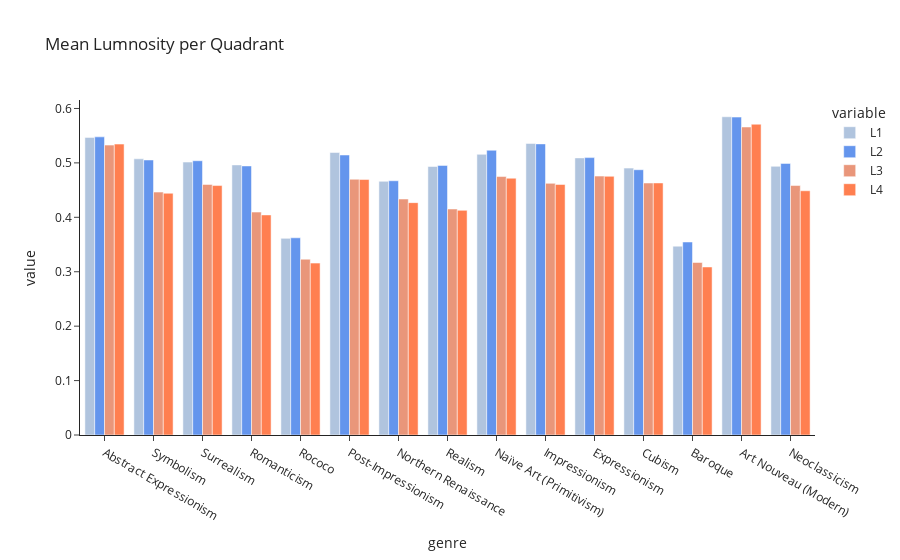

Source (notebook cell):
### Code cell
edges = whole_df.groupby(['genre']).mean().loc[:,'L1':'L4']
#edges.rename({'ED1':'Normal', 'ED2':'Blurred','ED3':'Sharpened'},axis=1,inplace=True)

edges_melt = pd.melt(edges.reset_index(), id_vars='genre', value_vars=edges.columns).sort_values('variable')

fig = px.bar(edges_melt, x='genre',color='variable', y='value',barmode='group',template='simple_white',
            color_discrete_sequence=['lightsteelblue','cornflowerblue','darksalmon','coral'], title="Mean Lumnosity per Quadrant")
fig.show()

### Figure 1 — Plotly figure (JSON) as saved in the notebook; plotly's stock layout.template omitted (floating-point values rounded to 4 significant figures)
{"data": [{"alignmentgroup": "True", "hovertemplate": "variable=L1<br>genre=%{x}<br>value=%{y}<extra></extra>", "legendgroup": "L1", "marker": {"color": "lightsteelblue", "pattern": {"shape": ""}}, "name": "L1", "offsetgroup": "L1", "orientation": "v", "showlegend": true, "textposition": "auto", "type": "bar", "x": ["Abstract Expressionism", "Symbolism", "Surrealism", "Romanticism", "Rococo", "Post-Impressionism", "Northern Renaissance", "Realism", "Naïve Art (Primitivism)", "Impressionism", "Expressionism", "Cubism", "Baroque", "Art Nouveau (Modern)", "Neoclassicism"], "xaxis": "x", "y": [0.5469, 0.5075, 0.5015, 0.4963, 0.3613, 0.519, 0.4662, 0.4934, 0.5157, 0.5358, 0.5092, 0.4904, 0.347, 0.5848, 0.4937], "yaxis": "y"}, {"alignmentgroup": "True", "hovertemplate": "variable=L2<br>genre=%{x}<br>value=%{y}<extra></extra>", "legendgroup": "L2", "marker": {"color": "cornflowerblue", "pattern": {"shape": ""}}, "name": "L2", "offsetgroup": "L2", "orientation": "v", "showlegend": true, "textposition": "auto", "type": "bar", "x": ["Northern Renaissance", "Surrealism", "Romanticism", "Rococo", "Realism", "Post-Impressionism", "Neoclassicism", "Symbolism", "Impressionism", "Expressionism", "Cubism", "Baroque", "Art Nouveau (Modern)", "Abstract Expressionism", "Naïve Art (Primitivism)"], "xaxis": "x", "y": [0.4672, 0.504, 0.4944, 0.3624, 0.4954, 0.5145, 0.499, 0.5054, 0.5349, 0.5097, 0.4875, 0.3546, 0.5842, 0.5478, 0.5232], "yaxis": "y"}, {"alignmentgroup": "True", "hovertemplate": "variable=L3<br>genre=%{x}<br>value=%{y}<extra></extra>", "legendgroup": "L3", "marker": {"color": "darksalmon", "pattern": {"shape": ""}}, "name": "L3", "offsetgroup": "L3", "orientation": "v", "showlegend": true, "textposition": "auto", "type": "bar", "x": ["Symbolism", "Surrealism", "Romanticism", "Realism", "Post-Impressionism", "Northern Renaissance", "Neoclassicism", "Rococo", "Impressionism", "Expressionism", "Cubism", "Baroque", "Art Nouveau (Modern)", "Abstract Expressionism", "Naïve Art (Primitivism)"], "xaxis": "x", "y": [0.4463, 0.4604, 0.4096, 0.4153, 0.4699, 0.4336, 0.4584, 0.323, 0.4624, 0.4757, 0.4631, 0.317, 0.566, 0.5327, 0.4749], "yaxis": "y"}, {"alignmentgroup": "True", "hovertemplate": "variable=L4<br>genre=%{x}<br>value=%{y}<extra></extra>", "legendgroup": "L4", "marker": {"color": "coral", "pattern": {"shape": ""}}, "name": "L4", "offsetgroup": "L4", "orientation": "v", "showlegend": true, "textposition": "auto", "type": "bar", "x": ["Romanticism", "Rococo", "Realism", "Post-Impressionism", "Northern Renaissance", "Neoclassicism", "Cubism", "Impressionism", "Expressionism", "Baroque", "Art Nouveau (Modern)", "Abstract Expressionism", "Surrealism", "Naïve Art (Primitivism)", "Symbolism"], "xaxis": "x", "y": [0.4044, 0.3158, 0.4128, 0.4694, 0.427, 0.4488, 0.4631, 0.4603, 0.4753, 0.3087, 0.5711, 0.5346, 0.4584, 0.4719, 0.4442], "yaxis": "y"}], "layout": {"barmode": "group", "legend": {"title": {"text": "variable"}, "tracegroupgap": 0}, "title": {"text": "Mean Lumnosity per Quadrant"}, "xaxis": {"anchor": "y", "domain": [0, 1], "title": {"text": "genre"}}, "yaxis": {"anchor": "x", "domain": [0, 1], "title": {"text": "value"}}}}
